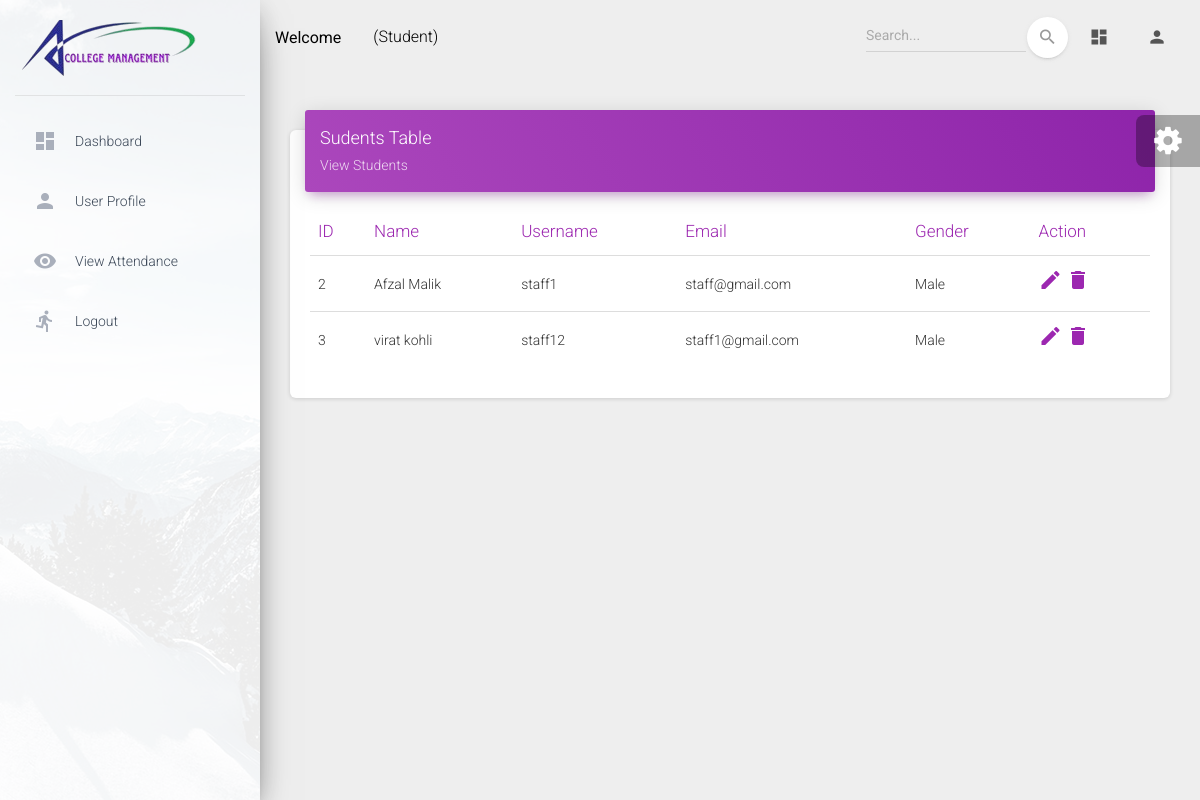
The app's page /hod/staff/view with its own data.
### app/models.py (models this page shows, shortened)
class Staff(models.Model):
    admin=models.OneToOneField(CustomUser,on_delete=models.CASCADE)
    address=models.TextField()
    gender=models.CharField(max_length=100)
    created_at=models.DateTimeField(auto_now_add=True)
    updated_at=models.DateTimeField(auto_now=True)

class CustomUser(AbstractUser):
    USER = (
        (1,'HOD'),
        (2, 'STAFF'),
        (3, 'STUDENT'),
    )
    user_type=models.CharField(choices=USER,max_length=50,default=1)
    profile_pic=models.ImageField(upload_to='media/profile_pic')

### college_project/hod_views.py (the view)
# urls.py: path('hod/staff/view', hod_views.VIEW_STAFF, name='view_staff'),
def VIEW_STAFF(request):
    staff=Staff.objects.all()
    context={
        'staff':staff,
    }
    return render(request,'hod/view_staff.html',context)

### templates/hod/view_staff.html (shortened to what this page needs)
{% extends "base.html" %}
{% block content %}
        <div class="row">
            <div class="col-md-12">
              <div class="card">
                <div class="card-header card-header-primary">
                  <h4 class="card-title ">Sudents Table</h4>
                  <p class="card-category">View Students</p>
                </div>
                <div class="card-body">
                  <div class="table-responsive">
                    <table class="table">
                      <thead class=" text-primary">
                        <th>
                          ID
                        </th>
                        <th>
                          Name
                        </th>
                        <th>
                        Username
                        </th>
                        <th>
                          Email
                        </th>
                        <th>
                          Gender
                        </th>
                      <th>
                        Action
                      </th>
                      </thead>
                      <tbody>
                      {% for i in staff %}
                        <tr>
                          <td>
                           {{i.id}}
                          </td>
                          <td>
                            {{i.admin.first_name}}  {{i.admin.last_name}}
                          </td>
                          <td>
                            {{i.admin.username}}
                          </td>
                          <td>
                            {{i.admin.email}}
                          </td>
                          <td>
                            {{i.gender}}
                          </td>
                          <td>
                            <a href="{% url 'edit_staff' i.id %}" class="material-icons">edit</a> <a href="{% url 'delete_staff' i.admin.id %}" class="material-icons">delete</a>
                          </td>
                        </tr>
                      {% endfor %}
                      </tbody>
                    </table>
                  </div>
                </div>
              </div>
            </div>
            </div>
        </div>
{% endblock content %}

### records on screen
Staff: id "2", admin.first_name "Afzal", admin.last_name "Malik", admin.username "staff1", admin.email "staff@gmail.com", gender "Male"
Staff: id "3", admin.first_name "virat", admin.last_name "kohli", admin.username "staff12", admin.email "staff1@gmail.com", gender "Male"
